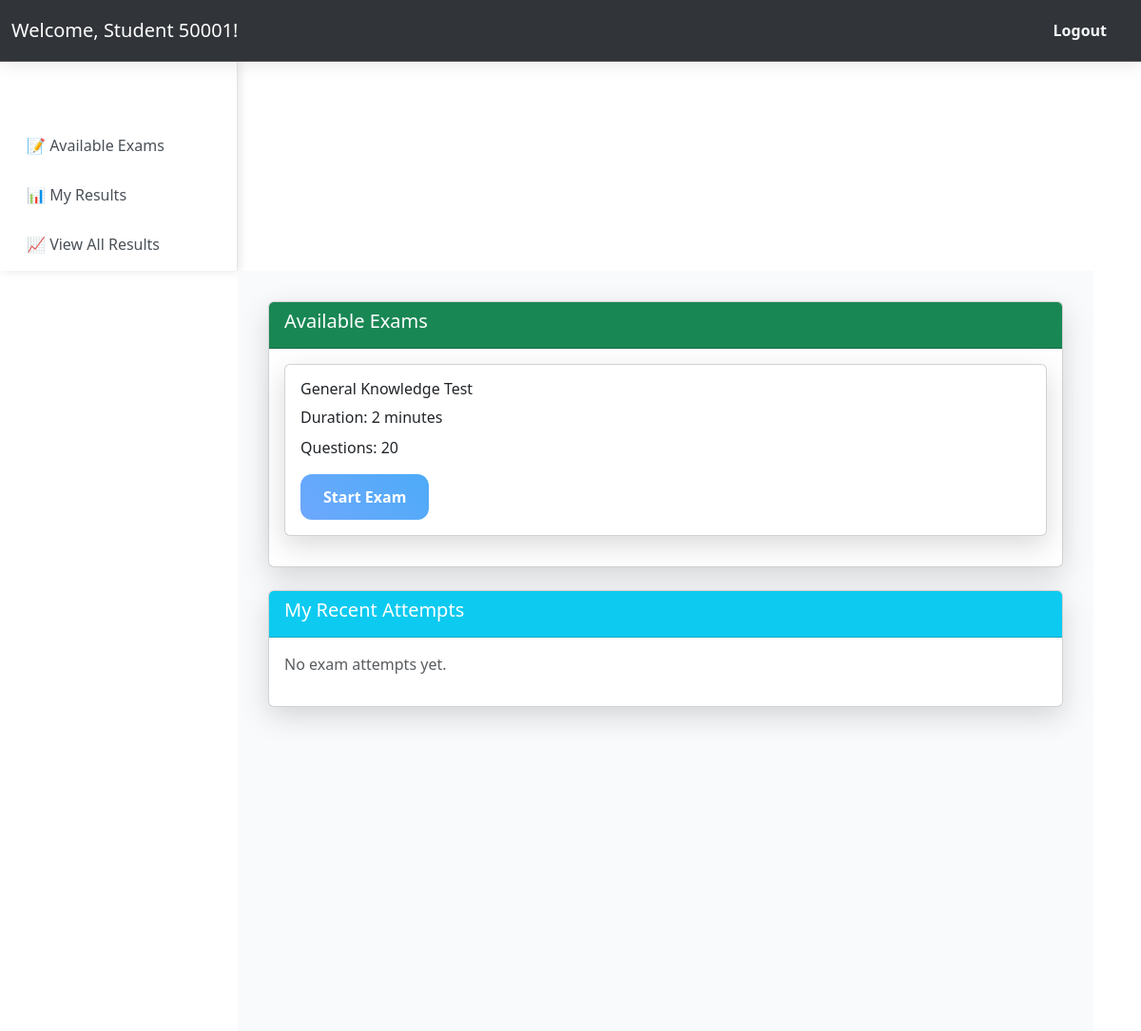
The app's page /student/dashboard (signed in) with its own data.
### app.py (models this page shows)
class Exam(db.Model):
    id = db.Column(db.Integer, primary_key=True)
    title = db.Column(db.String(255), nullable=False)
    duration_minutes = db.Column(db.Integer, default=2)
    total_questions = db.Column(db.Integer, default=20)
    created_by = db.Column(db.Integer)
    is_published = db.Column(db.Boolean, default=True)
    created_at = db.Column(db.DateTime, default=datetime.utcnow)

### app.py (the view)
@app.route('/student/dashboard')
@login_required('student')
def student_dashboard():
    exams = Exam.query.filter_by(is_published=True).all()
    student_id = session['student_id']
    attempts = ExamAttempt.query.filter_by(student_id=student_id).all()
    return render_template('student_dashboard.html',
                         exams=exams,
                         attempts=attempts,
                         student_name=session['student_name'])

### app.py (called while the page is built)
@app.context_processor
def utility_processor():
    return dict(max=max, min=min, len=len)

def login_required(role):
    def decorator(f):
        @wraps(f)
        def decorated_function(*args, **kwargs):
            if not session.get(f'{role}_logged_in'):
                flash(f'Please login as {role} to access this page.', 'warning')
                return redirect(url_for(f'{role}_login'))
            return f(*args, **kwargs)
        return decorated_function
    return decorator

@app.after_request
def add_header(response):
    response.headers['Cache-Control'] = 'no-store, no-cache, must-revalidate, post-check=0, pre-check=0, max-age=0'
    response.headers['Pragma'] = 'no-cache'
    response.headers['Expires'] = '-1'
    return response

### templates/student_dashboard.html (shortened to what this page needs)
<!DOCTYPE html>
<html>
<head>
    <link href="https://cdn.jsdelivr.net/npm/bootstrap@5.3.2/dist/css/bootstrap.min.css" rel="stylesheet">
    <link href="{{ url_for('static', filename='style.css') }}" rel="stylesheet">
</head>
<body>
    <nav class="navbar navbar-dark app-nav-blur">
        <div class="container-fluid">
            <span class="navbar-brand">Welcome, {{ student_name }}!</span>
            <a href="/student/logout" class="btn btn-outline-light">Logout</a>
        </div>
    </nav>
    <div class="container-fluid">
        <div class="row">
            <div class="col-md-3 sidebar">
                <h5 class="p-3 text-white">Student Panel</h5>
                <div class="list-unstyled">
                    <li><a href="#available-exams">📝 Available Exams</a></li>
                    <li><a href="#my-results">📊 My Results</a></li>
                    <li><a href="/student/results">📈 View All Results</a></li>
                </div>
            </div>
            <div class="col-md-9 content">
                <div id="available-exams" class="card mb-4 shadow-soft">
                    <div class="card-header bg-success text-white">
                        <h5>Available Exams</h5>
                    </div>
                    <div class="card-body">
                        {% if exams %}
                            {% for exam in exams %}
                                <div class="card mb-3 shadow-soft">
                                    <div class="card-body">
                                        <h6>{{ exam.title }}</h6>
                                        <p class="mb-2">Duration: {{ exam.duration_minutes }} minutes</p>
                                        <p class="mb-3">Questions: {{ exam.total_questions }}</p>
                                        <a href="/student/start_exam/{{ exam.id }}" class="btn btn-primary">Start Exam</a>
                                    </div>
                                </div>
                            {% endfor %}
                        {% else %}
                            <p class="text-muted">No exams available at the moment.</p>
                        {% endif %}
                    </div>
                </div>
                <div id="my-results" class="card shadow-soft">
                    <div class="card-header bg-info text-white">
                        <h5>My Recent Attempts</h5>
                    </div>
                    <div class="card-body">
                        {% if attempts %}
                            <div class="table-responsive">
                                <table class="table table-striped table-hover">
                                    <thead>
                                        <tr>
                                            <th>Exam</th>
                                            <th>Status</th>
                                            <th>Marks</th>
                                            <th>Violations</th>
                                            <th>Date</th>
                                        </tr>
                                    </thead>
                                    <tbody>
                                        {% for attempt in attempts[-5:] %}
                                        <tr>
                                            <td>
                                                {% for exam in exams %}
                                                    {% if exam.id == attempt.exam_id %}
                                                        {{ exam.title }}
                                                    {% endif %}
                                                {% else %}
                                                    Unknown
                                                {% endfor %}
                                            </td>
                                            <td>
                                                {% if attempt.terminated %}
                                                    <span class="badge bg-danger">Terminated</span>
                                                {% elif attempt.submitted %}
                                                    <span class="badge bg-success">Completed</span>
                                                {% else %}
                                                    <span class="badge bg-warning">In Progress</span>
                                                {% endif %}
                                            </td>
                                            <td>
                                                {% if attempt.submitted %}
                                                    <strong>{{ attempt.final_marks }}</strong>
                                                {% else %}
                                                    -
                                                {% endif %}
                                            </td>
                                            <td>
                                                <span class="badge bg-{{ 'danger' if attempt.cheating_count > 0 else 'success' }}">
                                                    {{ attempt.cheating_count }}
                                                </span>
                                            </td>
                                            <td>{{ attempt.start_time.strftime('%Y-%m-%d') }}</td>
                                        </tr>
                                        {% endfor %}
                                    </tbody>
                                </table>
                            </div>
                        {% else %}
                            <p class="text-muted">No exam attempts yet.</p>
                        {% endif %}
                    </div>
                </div>
            </div>
        </div>
    </div>
</body>
</html>

### static/style.css (style rules this page uses)
:root { --app-primary: #6ea8fe; --app-secondary: #a370ff; --app-dark: #0b1220; --app-success: #198754; --app-danger: #dc3545; --app-warning: #ffc107; }
html, body { height: 100%; margin: 0; padding: 0; font-family: 'Segoe UI', Tahoma, Geneva, Verdana, sans-serif; }
.app-nav-blur { backdrop-filter: saturate(160%) blur(8px); background: rgba(13, 17, 23, 0.85) !important; border-bottom: 1px solid rgba(255,255,255,.15); box-shadow: 0 2px 20px rgba(0,0,0,0.1); }
.shadow-soft { box-shadow: 0 10px 30px rgba(0,0,0,.15) !important; }
.btn { border-radius: 12px; padding: 12px 24px; font-weight: 600; transition: all 0.3s ease; border: none; }
.btn-primary { background: linear-gradient(45deg, var(--app-primary), #4dabf7); }
.sidebar { width: 250px; background: rgba(255, 255, 255, 0.98); border-right: 1px solid rgba(0,0,0,0.1); box-shadow: 2px 0 10px rgba(0,0,0,0.1); }
.sidebar .list-unstyled li a { color: #495057; text-decoration: none; padding: 12px 16px; border-radius: 8px; margin: 4px 0; display: block; transition: all 0.3s ease; font-weight: 500; }
.content { margin-left: 250px; padding: 2rem; min-height: 100vh; background: rgba(248, 249, 250, 0.8); }
body { margin: 0; padding: 0; }

### records on screen
Exam: title "General Knowledge Test", duration_minutes "2", total_questions "20"

### other values on screen
{{ student_name }} "Student 50001"
